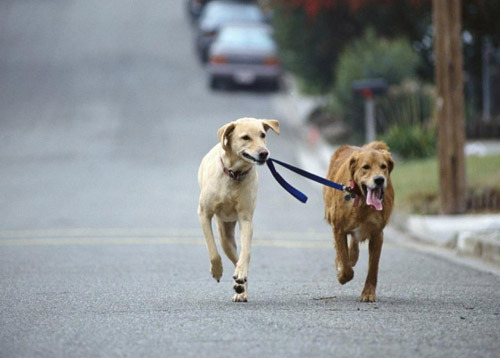
//> input picture GrabCutTest - 복사본 - 복사본/GrabCutTest/input.jpg, 500 x 358 px
$ ./main   (built with g++ and OpenCV 4)
//> lines starting //> are read from the running program, lines starting //| are printed output that depends on the picture
#include <iostream>
#include <stdio.h>
#include <algorithm>
#include <functional>
#include <vector>
#include <opencv2/core/core.hpp>
#include <opencv2/highgui/highgui.hpp>
#include <opencv2/imgproc/imgproc.hpp>
#include <opencv/cv.h>
#define findMin(a,b) (a) < (b) ? (a) : (b)
#define findMinn(a,b,c) (a) < (b) < (c) ? (a) : ((b) < (c) ? (b) : ( (c) < (a) ? (c) : (a) ));
#define findMax(a,b) (a) > (b) ? (a) : (b)

using namespace cv;
using namespace std;

void mouseCallback(int event, int x, int y, int flag, void* param);

Mat allEnergy;
cv::Rect rectangleBox;
bool isDrawingBox = false;
int userBoxCount = 0;
double maxTemp = 0;
double allminTemp = 0;
Mat image;
vector<int> xEnergyVector, yEnergyVector;
vector<int> rowSeam;
vector<int> ev;
vector<int> tmpVec;
vector<int> isVist;
vector<int> tempRow;

static double calcBeta(const Mat& img)
{
	double beta = 0;
	for (int y = 0; y < img.rows; y++)
	{
		for (int x = 0; x < img.cols; x++)
		{
			Vec3d color = img.at<Vec3b>(y, x);
			if (x>0) // left
			{
				Vec3d diff = color - (Vec3d)img.at<Vec3b>(y, x - 1);
				beta += diff.dot(diff);
			}
			if (y>0 && x>0) // upleft
			{
				Vec3d diff = color - (Vec3d)img.at<Vec3b>(y - 1, x - 1);
				beta += diff.dot(diff);
			}
			if (y>0) // up
			{
				Vec3d diff = color - (Vec3d)img.at<Vec3b>(y - 1, x);
				beta += diff.dot(diff);
			}
			if (y>0 && x<img.cols - 1) // upright
			{
				Vec3d diff = color - (Vec3d)img.at<Vec3b>(y - 1, x + 1);
				beta += diff.dot(diff);
			}
		}
	}
	if (beta <= std::numeric_limits<double>::epsilon())
		beta = 0;
	else
		beta = 1.f / (2 * beta / (4 * img.cols*img.rows - 3 * img.cols - 3 * img.rows + 2));

	return beta;
}

static void calcNWeights(const Mat& img, Mat& sobelMat)
{

	int energy = 0;
	int arr[8][2] = {
			 { -1,-1 }, { -1,0 }, { -1,1 },
			 { 0,-1 },			  { 0,1 },
			 { 1,-1 }, { 1,0 },   { 1,1 } };


	for (int y = 0; y < img.rows; y++)
	{
		//printf("%d  \n", y);
		for (int x = 0; x < img.cols; x++)
		{
			for (int i = 0; i < 8; i++)
			{
				if (y + arr[i][0] < 0 || x + arr[i][1] < 0 || y + arr[i][0] >= img.rows || x + arr[i][1] >= img.cols)
					continue;

				energy += sqrt(pow(sobelMat.at<uchar>(y, x) - sobelMat.at<uchar>(y + arr[i][0], x + arr[i][1]), 2));
			}

			if (y == 0) xEnergyVector.push_back(energy);
			ev.push_back(energy);
			tmpVec.push_back(1);
			isVist.push_back(energy);

			energy = 0;
		}


	}
}

int seamcarving(int startPoint, Mat& sobelMat, int mode, int cutCount)
{

	//if (mode==1) printf("%d   \n", startPointX);
	int ret = 0;
	//심카빙
	if (mode == 0)
	{
		for (int startX = 0; startX < image.cols; startX++)
		{
			if (startX == 0 || startX == image.cols - cutCount || startPoint == 0 || startPoint == image.rows) ret = 0;

			else
			{
				//printf("%d   \n", startPointX);
				int minTemp = image.cols * image.rows * 1000;
				int maxTemp = 0;
				int tmpX = 0;
				for (int x = -1; x <= 1; x++)
				{

					if (x + startX < 0 || x + startX > image.cols - cutCount - 1) continue;

					minTemp = findMin(ev[(startPoint -1) * image.cols + startX + x], minTemp);
					if (minTemp == ev[(startPoint -1) * image.cols + startX + x])	tmpX = x + startX;
					/*maxTemp = findMax(ev[y * image.cols + startPointX + x], maxTemp);
					if (maxTemp == ev[y * image.cols + startPointX + x])	tmpX = x + startPointX;*/
				}

				ev[startPoint * image.cols + tmpX] += minTemp;
				ret += ev[startPoint * image.cols + tmpX];
				//startX = tmpX;
			}
			if (startPoint == image.rows - 1)
				tempRow.push_back(ev[(image.rows - 1) * image.cols + startX]);
		}
	 }

	if (mode == 1)
	{
		for (int y = image.rows-1; y > 0; y--)
		{
			if (startPoint == 0 || startPoint == image.cols - cutCount || y == 0 || y == image.rows) ret = 0;

			else
			{
				//printf("%d   \n", startPointX);
				int minTemp = image.cols * image.rows * 1000;
				int maxTemp = 0;
				int tmpX = 0;
				for (int x = -1; x <= 1; x++)
				{

					if (x + startPoint < 0 || x + startPoint > image.cols - cutCount - 1) continue;

					minTemp = findMin(ev[(y-1) * image.cols + startPoint + x], minTemp);
					if (minTemp == ev[(y-1) * image.cols + startPoint + x])	tmpX = x + startPoint;
					/*maxTemp = findMax(ev[y * image.cols + startPointX + x], maxTemp);
					if (maxTemp == ev[y * image.cols + startPointX + x])	tmpX = x + startPointX;*/
				}

				//ret += minTemp;
				startPoint = tmpX;
			}
			image.at<Vec3b>(y-1, startPoint)[0] = 0;
			image.at<Vec3b>(y-1, startPoint)[1] = 0;
			image.at<Vec3b>(y-1, startPoint)[2] = 255;

			for (int c = startPoint; c < image.cols - cutCount; c++)
			{
				if (c == image.cols - cutCount - 1) image.at<Vec3b>(y-1, c) = image.at<Vec3b>(y-1, c);
				//printf("%d&&&&&&&&&&&&&   \n", startPointX);
				else
				{
					// [5 lines of commented-out code are left out]
				}
			}
		}
	}


	return ret;
}

int main()
{
	image = cv::imread("input.jpg");
//> image is the input picture: 358 rows x 500 cols, CV_8UC3; mean B, G, R 145.6, 144, 139.3
	cv::namedWindow("Original Image");
	cv::imshow("Original Image", image);

	Mat origin;
	image.copyTo(origin);

	Mat sobelMat(image.size(), CV_8UC3, cv::Scalar(0,0,0));
	cv::cvtColor(image, sobelMat, CV_BGR2GRAY);
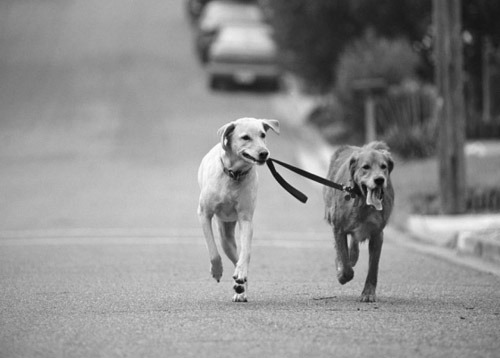
//> sobelMat: 358 rows x 500 cols, CV_8UC1; min 3, max 254, mean 142.7
//	cv::Canny(sobelMat, sobelMat, 20, 20);
	cv::Sobel(sobelMat, sobelMat, CV_8U, 0, 1, 1, 0.9, 255);
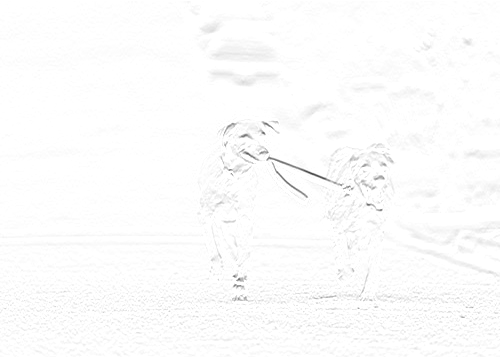
//> sobelMat: 358 rows x 500 cols, CV_8UC1; min 67, max 255, mean 252.3
	cv::Sobel(sobelMat, sobelMat, CV_8U, 1, 0, 1, 0.9, 1);
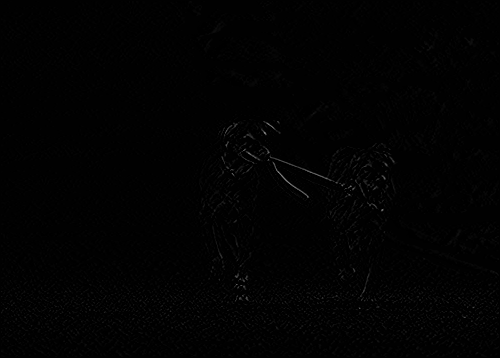
//> sobelMat: 358 rows x 500 cols, CV_8UC1; min 0, max 135, mean 1.9
	calcNWeights(image, sobelMat);
//> after the loop in calcNWeights, `for (int y = 0; y < img.rows; y++)`: energy = 0; xEnergyVector = 500 values, max 18 at index 190, min 0 at index 0, mean 1.91; ev = 179000 items
/**	cv::namedWindow("Foreground");
	cv::imshow("Foreground", sobelMat);
	cv::waitKey(0);*/


//int x = 0; x < image.cols; x++
	isVist.assign(ev.begin(), ev.end());
	for (int y = 1; y < image.rows; y++)	seamcarving(y, sobelMat, 0, 0);


// [7 lines of commented-out code are left out]
	std::sort(tempRow.begin(), tempRow.end());

	isVist.assign(ev.begin(), ev.end());

	for (int i = 0; i < 300; i++)
	{
		for (int j = 0;j < image.cols;j++)
		{
			if (tempRow[i] == ev[(image.rows - 1) * image.cols + j])
			{
				seamcarving(j, sobelMat, 1, i);
				Rect cutRect(0, 0, origin.cols - (i+1), image.rows);
		//		copyMakeBorder(image, image, 0, 0, 0, i+1, BORDER_CONSTANT);
		//		image = origin(cutRect);
				cv::namedWindow("Foreground");
				cv::imshow("Foreground", image);
				cv::waitKey(1);

				isVist.assign(ev.begin(), ev.end());
				j = image.cols;
			}
		}
	}

	cv::namedWindow("Foreground");
	cv::imshow("Foreground", image);
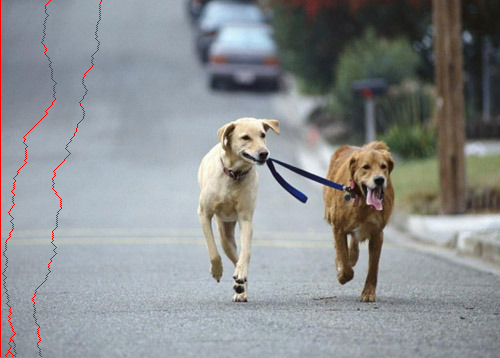
//> window 'Foreground': 358 rows x 500 cols, CV_8UC3; mean B, G, R 144.6, 143, 139.9
	cv::waitKey(0);

	return 0;
}

$ run again, with GrabCutTest - 복사본 - 복사본/GrabCutTest/2.jpg copied over GrabCutTest - 복사본 - 복사본/GrabCutTest/input.jpg
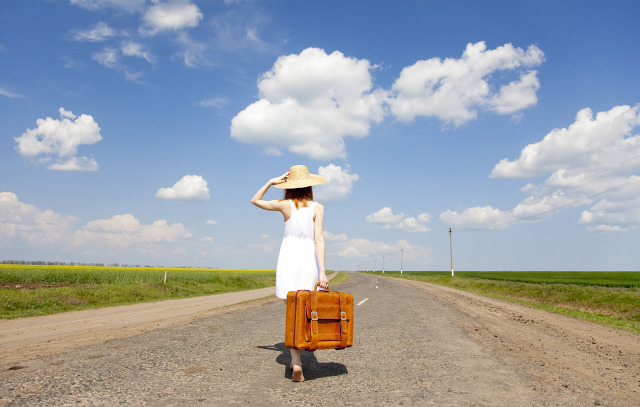
//> input picture GrabCutTest - 복사본 - 복사본/GrabCutTest/2.jpg, 640 x 407 px
//> image is the input picture: 407 rows x 640 cols, CV_8UC3; mean B, G, R 167.8, 160.8, 153.8
//> `cv::Sobel(sobelMat, sobelMat, CV_8U, 1, 0, 1, 0.9, 1);`:
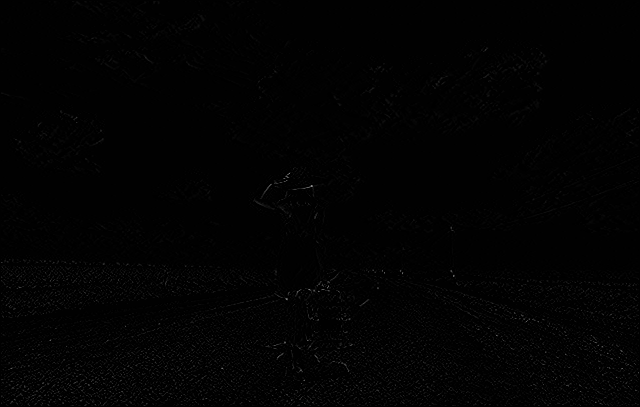
//> sobelMat: 407 rows x 640 cols, CV_8UC1; min 0, max 137, mean 2.2
//> after the loop in calcNWeights, `for (int y = 0; y < img.rows; y++)`: energy = 0; xEnergyVector = 640 values, max 35 at index 154, min 0 at index 0, mean 2.06; ev = 260480 items
//> `cv::imshow("Foreground", image);`:
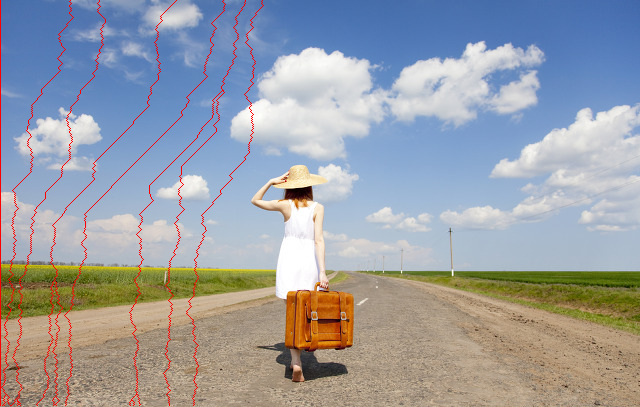
//> window 'Foreground': 407 rows x 640 cols, CV_8UC3; mean B, G, R 165.8, 158.8, 155.1
